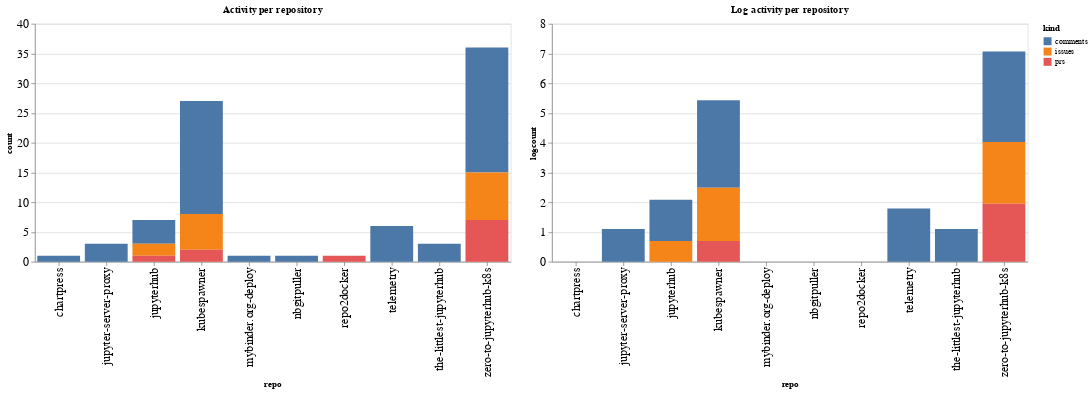

Source (notebook cell):
### Code cell
ch1 = alt.Chart(repo_summaries, width=600, title="Activity per repository").mark_bar().encode(
    x='repo',
    y='count',
    color='kind',
    tooltip="kind"
)

ch2 = alt.Chart(repo_summaries, width=600, title="Log activity per repository").mark_bar().encode(
    x='repo',
    y='logcount',
    color='kind',
    tooltip="kind"
)

ch1 | ch2

### Figure 1 — Vega-Lite specification as saved in the notebook (floating-point values rounded to 4 significant figures)
{"config": {"axisLeft": {"labelFontSize": 15}, "axisBottom": {"labelFontSize": 15}}, "hconcat": [{"mark": "bar", "encoding": {"color": {"type": "nominal", "field": "kind"}, "tooltip": {"type": "nominal", "field": "kind"}, "x": {"type": "nominal", "field": "repo"}, "y": {"type": "quantitative", "field": "count"}}, "title": "Activity per repository", "width": 600}, {"mark": "bar", "encoding": {"color": {"type": "nominal", "field": "kind"}, "tooltip": {"type": "nominal", "field": "kind"}, "x": {"type": "nominal", "field": "repo"}, "y": {"type": "quantitative", "field": "logcount"}}, "title": "Log activity per repository", "width": 600}], "data": {"name": "data-136c9f1ca6b56d7e42ffc4ad262d879b"}, "$schema": "https://vega.github.io/schema/vega-lite/v4.8.1.json", "datasets": {"data-136c9f1ca6b56d7e42ffc4ad262d879b": [{"repo": "chartpress", "kind": "comments", "count": 1, "logcount": 0.0}, {"repo": "jupyter-server-proxy", "kind": "comments", "count": 3, "logcount": 1.099}, {"repo": "jupyterhub", "kind": "comments", "count": 4, "logcount": 1.386}, {"repo": "jupyterhub", "kind": "issues", "count": 2, "logcount": 0.6931}, {"repo": "jupyterhub", "kind": "prs", "count": 1, "logcount": 0.0}, {"repo": "kubespawner", "kind": "comments", "count": 19, "logcount": 2.944}, {"repo": "kubespawner", "kind": "issues", "count": 6, "logcount": 1.792}, {"repo": "kubespawner", "kind": "prs", "count": 2, "logcount": 0.6931}, {"repo": "mybinder.org-deploy", "kind": "comments", "count": 1, "logcount": 0.0}, {"repo": "nbgitpuller", "kind": "comments", "count": 1, "logcount": 0.0}, {"repo": "repo2docker", "kind": "prs", "count": 1, "logcount": 0.0}, {"repo": "telemetry", "kind": "comments", "count": 6, "logcount": 1.792}, {"repo": "the-littlest-jupyterhub", "kind": "comments", "count": 3, "logcount": 1.099}, {"repo": "zero-to-jupyterhub-k8s", "kind": "comments", "count": 21, "logcount": 3.045}, {"repo": "zero-to-jupyterhub-k8s", "kind": "issues", "count": 8, "logcount": 2.079}, {"repo": "zero-to-jupyterhub-k8s", "kind": "prs", "count": 7, "logcount": 1.946}]}}
